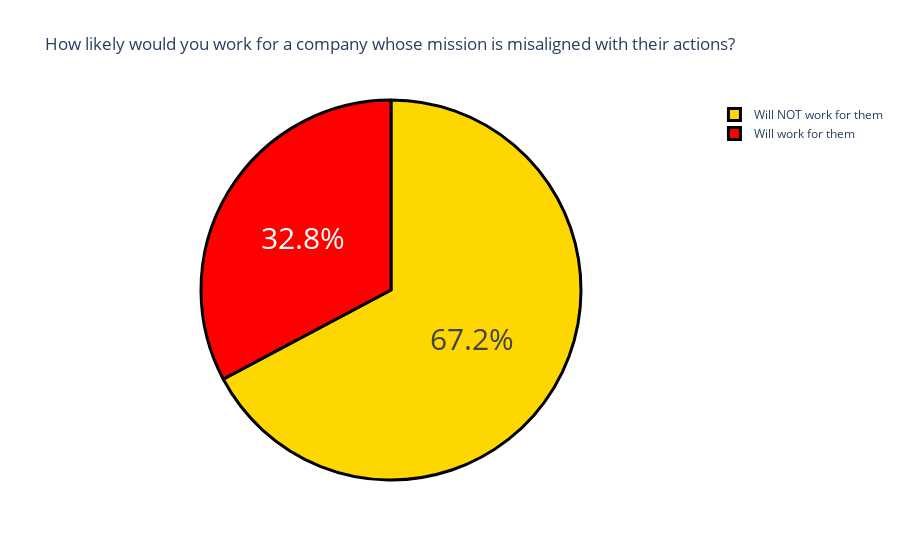

Notebook source saved alongside this figure:
### Code cell
question5 = "How likely would you work for a company whose mission is misaligned with their public actions or even their product ?"
question5 = data[question5].value_counts()
label = question5.index
counts = question5.values
colors = ['gold','red']
fig = go.Figure(data=[go.Pie(labels=label, values=counts)])
fig.update_layout(title_text='How likely would you work for a company whose mission is misaligned with their actions?')
fig.update_traces(hoverinfo='label+value', textinfo='percent', textfont_size=30,
                  marker=dict(colors=colors, line=dict(color='black', width=3)))
fig.show()

### Figure 1 — Plotly figure (JSON) as saved in the notebook; plotly's stock layout.template omitted (floating-point values rounded to 4 significant figures)
{"data": [{"hoverinfo": "label+value", "labels": ["Will NOT work for them", "Will work for them"], "marker": {"colors": ["gold", "red"], "line": {"color": "black", "width": 3}}, "textfont": {"size": 30}, "textinfo": "percent", "type": "pie", "values": [158, 77]}], "layout": {"title": {"text": "How likely would you work for a company whose mission is misaligned with their actions?"}}}
